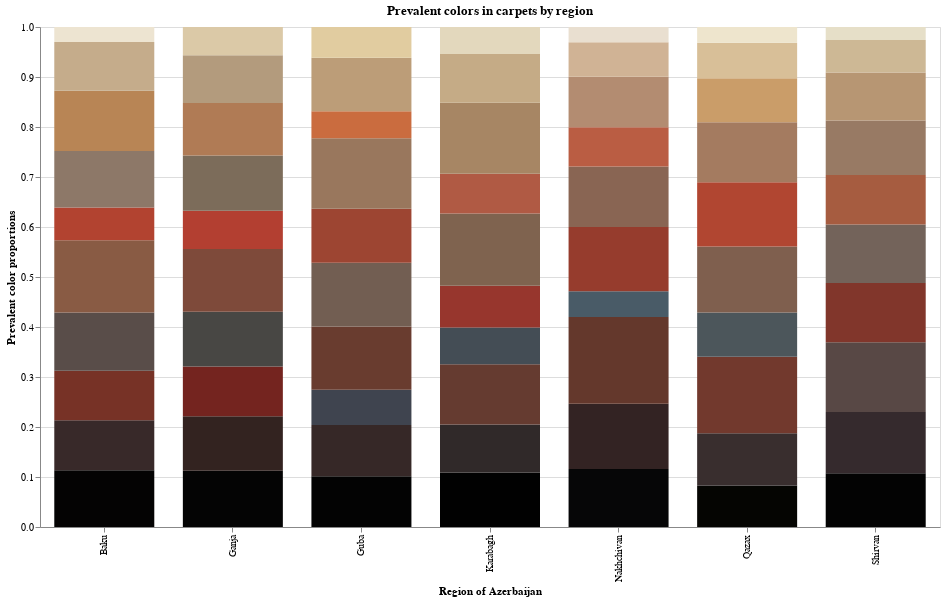

Notebook code cell kept with this figure:
### Markdown cell above
## All regions with 50 images sampled 
As we can see, the color distributions varies based on the sampling size. As our regions have a great difference in the number of images, one of the suggeested methods would be to use 10%  of images of each region. However, our smallest rgion has only 34 images. So, its sample size would be 3 images while the biggest region's sample size would be 232 images, hence, more diverse pool of images to determine most prevelent colors. So, I have decided to use 50 images as sample size to showcase the distribution of the colors

### Code cell
import altair as alt

alt.Chart(viz_df_50, title='Prevalent colors in carpets by region').mark_bar(size=100).encode(
    alt.X(
        'region',
        axis=alt.Axis(
            title='Region of Azerbaijan'
        )
    ),
    alt.Y(
        'sum(prop)',
        scale=alt.Scale(domain=(0,1)),
        axis=alt.Axis(
            title='Prevalent color proportions'
        )
    ),
    
    color=alt.Color(
        'hex',
        scale=None,
        legend=None
    ),
    order=alt.Order(
        'hsp',
        sort='ascending'
    ),
    tooltip=['region', 'hex', 'prop']
).properties(
    width=900,
    height=500
)

### Figure 1 — Vega-Lite specification as saved in the notebook (floating-point values rounded to 4 significant figures)
{"config": {"view": {"continuousWidth": 400, "continuousHeight": 300}}, "data": {"name": "data-862e968d7cfc2d26a2655c6d668ae8d1"}, "mark": {"type": "bar", "size": 100}, "encoding": {"color": {"field": "hex", "legend": null, "scale": null, "type": "nominal"}, "order": {"field": "hsp", "sort": "ascending", "type": "quantitative"}, "tooltip": [{"field": "region", "type": "nominal"}, {"field": "hex", "type": "nominal"}, {"field": "prop", "type": "quantitative"}], "x": {"axis": {"title": "Region of Azerbaijan"}, "field": "region", "type": "nominal"}, "y": {"aggregate": "sum", "axis": {"title": "Prevalent color proportions"}, "field": "prop", "scale": {"domain": [0, 1]}, "type": "quantitative"}}, "height": 500, "title": "Prevalent colors in carpets by region", "width": 900, "$schema": "https://vega.github.io/schema/vega-lite/v4.17.0.json", "datasets": {"data-862e968d7cfc2d26a2655c6d668ae8d1": [{"hex": "#040303", "hsp": 3.654, "prop": 0.1133, "region": "Baku"}, {"hex": "#382929", "hsp": 46.8, "prop": 0.1004, "region": "Baku"}, {"hex": "#773226", "hsp": 76.98, "prop": 0.09864, "region": "Baku"}, {"hex": "#594d49", "hsp": 80.8, "prop": 0.1167, "region": "Baku"}, {"hex": "#895b44", "hsp": 105.1, "prop": 0.1447, "region": "Baku"}, {"hex": "#b24330", "hsp": 111.9, "prop": 0.06545, "region": "Baku"}, {"hex": "#8d7868", "hsp": 125.7, "prop": 0.113, "region": "Baku"}, {"hex": "#b88555", "hsp": 146.3, "prop": 0.1203, "region": "Baku"}, {"hex": "#c5ac8b", "hsp": 176.9, "prop": 0.0975, "region": "Baku"}, {"hex": "#ede4d1", "hsp": 229.4, "prop": 0.03004, "region": "Baku"}, {"hex": "#040404", "hsp": 4.503, "prop": 0.1126, "region": "Ganja"}, {"hex": "#332320", "hsp": 40.62, "prop": 0.1088, "region": "Ganja"}, {"hex": "#74241f", "hsp": 70.28, "prop": 0.09967, "region": "Ganja"}, {"hex": "#484744", "hsp": 71.14, "prop": 0.1093, "region": "Ganja"}, {"hex": "#7e4a3a", "hsp": 91.78, "prop": 0.1258, "region": "Ganja"}, {"hex": "#b33f31", "hsp": 110.7, "prop": 0.07649, "region": "Ganja"}, {"hex": "#7c6c5a", "hsp": 112.1, "prop": 0.1105, "region": "Ganja"}, {"hex": "#b07b55", "hsp": 138.1, "prop": 0.1046, "region": "Ganja"}, {"hex": "#b39b7d", "hsp": 160.3, "prop": 0.09565, "region": "Ganja"}, {"hex": "#dbc9a7", "hsp": 203.7, "prop": 0.05658, "region": "Ganja"}, {"hex": "#030303", "hsp": 3.252, "prop": 0.1015, "region": "Guba"}, {"hex": "#362827", "hsp": 45.36, "prop": 0.1026, "region": "Guba"}, {"hex": "#3f444f", "hsp": 68.55, "prop": 0.07047, "region": "Guba"}, {"hex": "#693c2f", "hsp": 75.68, "prop": 0.1265, "region": "Guba"}, {"hex": "#725e52", "hsp": 99.8, "prop": 0.1276, "region": "Guba"}, {"hex": "#9d4532", "hsp": 102.7, "prop": 0.1076, "region": "Guba"}, {"hex": "#99775d", "hsp": 128.1, "prop": 0.141, "region": "Guba"}, {"hex": "#ca6c3f", "hsp": 139.9, "prop": 0.05407, "region": "Guba"}, {"hex": "#bc9d78", "hsp": 163.7, "prop": 0.1071, "region": "Guba"}, {"hex": "#e1cca0", "hsp": 206.3, "prop": 0.06152, "region": "Guba"}, {"hex": "#010101", "hsp": 1.65, "prop": 0.1091, "region": "Karabagh"}, {"hex": "#302929", "hsp": 43.57, "prop": 0.09575, "region": "Karabagh"}, {"hex": "#653b30", "hsp": 73.65, "prop": 0.1209, "region": "Karabagh"}, {"hex": "#444d55", "hsp": 76.03, "prop": 0.0733, "region": "Karabagh"}, {"hex": "#97362d", "hsp": 93.89, "prop": 0.08338, "region": "Karabagh"}, {"hex": "#7f634f", "hsp": 106.6, "prop": 0.1444, "region": "Karabagh"}, {"hex": "#b05a44", "hsp": 121.3, "prop": 0.0798, "region": "Karabagh"}, {"hex": "#a78664", "hsp": 142.4, "prop": 0.1418, "region": "Karabagh"}, {"hex": "#c5ab86", "hsp": 175.9, "prop": 0.09774, "region": "Karabagh"}, {"hex": "#e3d8bd", "hsp": 216.9, "prop": 0.05376, "region": "Karabagh"}, {"hex": "#060607", "hsp": 6.518, "prop": 0.1158, "region": "Nakhchivan"}, {"hex": "#332323", "hsp": 41.33, "prop": 0.1307, "region": "Nakhchivan"}, {"hex": "#64382c", "hsp": 71.19, "prop": 0.1733, "region": "Nakhchivan"}, {"hex": "#495b67", "hsp": 88.2, "prop": 0.05156, "region": "Nakhchivan"}, {"hex": "#963c2d", "hsp": 95.71, "prop": 0.1287, "region": "Nakhchivan"}, {"hex": "#896553", "hsp": 111.9, "prop": 0.1208, "region": "Nakhchivan"}, {"hex": "#ba5d43", "hsp": 126.5, "prop": 0.07871, "region": "Nakhchivan"}, {"hex": "#b38c71", "hsp": 150.5, "prop": 0.1009, "region": "Nakhchivan"}, {"hex": "#d0b395", "hsp": 185.7, "prop": 0.06891, "region": "Nakhchivan"}, {"hex": "#e9dfd0", "hsp": 225.2, "prop": 0.03073, "region": "Nakhchivan"}, {"hex": "#050502", "hsp": 5.195, "prop": 0.08311, "region": "Qazax"}, {"hex": "#392e2e", "hsp": 50.19, "prop": 0.1043, "region": "Qazax"}, {"hex": "#72392d", "hsp": 78.26, "prop": 0.153, "region": "Qazax"}, {"hex": "#4c565b", "hsp": 84.42, "prop": 0.08836, "region": "Qazax"}, {"hex": "#7f5f4e", "hsp": 104.4, "prop": 0.1322, "region": "Qazax"}, {"hex": "#b14631", "hsp": 112.3, "prop": 0.1284, "region": "Qazax"}, {"hex": "#a47b60", "hsp": 134.4, "prop": 0.1204, "region": "Qazax"}, {"hex": "#ca9d69", "hsp": 167.7, "prop": 0.08791, "region": "Qazax"}, {"hex": "#d8bf98", "hsp": 195.8, "prop": 0.07088, "region": "Qazax"}, {"hex": "#eee5cd", "hsp": 229.8, "prop": 0.0315, "region": "Qazax"}, {"hex": "#030303", "hsp": 3.355, "prop": 0.1077, "region": "Shirvan"}, {"hex": "#352a2d", "hsp": 46.62, "prop": 0.1224, "region": "Shirvan"}, {"hex": "#584845", "hsp": 77.31, "prop": 0.1394, "region": "Shirvan"}, {"hex": "#81362b", "hsp": 83.51, "prop": 0.1185, "region": "Shirvan"}, {"hex": "#73635a", "hsp": 103.7, "prop": 0.117, "region": "Shirvan"}, {"hex": "#a65c40", "hsp": 117.4, "prop": 0.09896, "region": "Shirvan"}, {"hex": "#987a64", "hsp": 130.1, "prop": 0.1094, "region": "Shirvan"}, {"hex": "#b79673", "hsp": 157.8, "prop": 0.09565, "region": "Shirvan"}, {"hex": "#cdb895", "hsp": 187.2, "prop": 0.06499, "region": "Shirvan"}, {"hex": "#e6dfc8", "hsp": 223.1, "prop": 0.02617, "region": "Shirvan"}]}}
